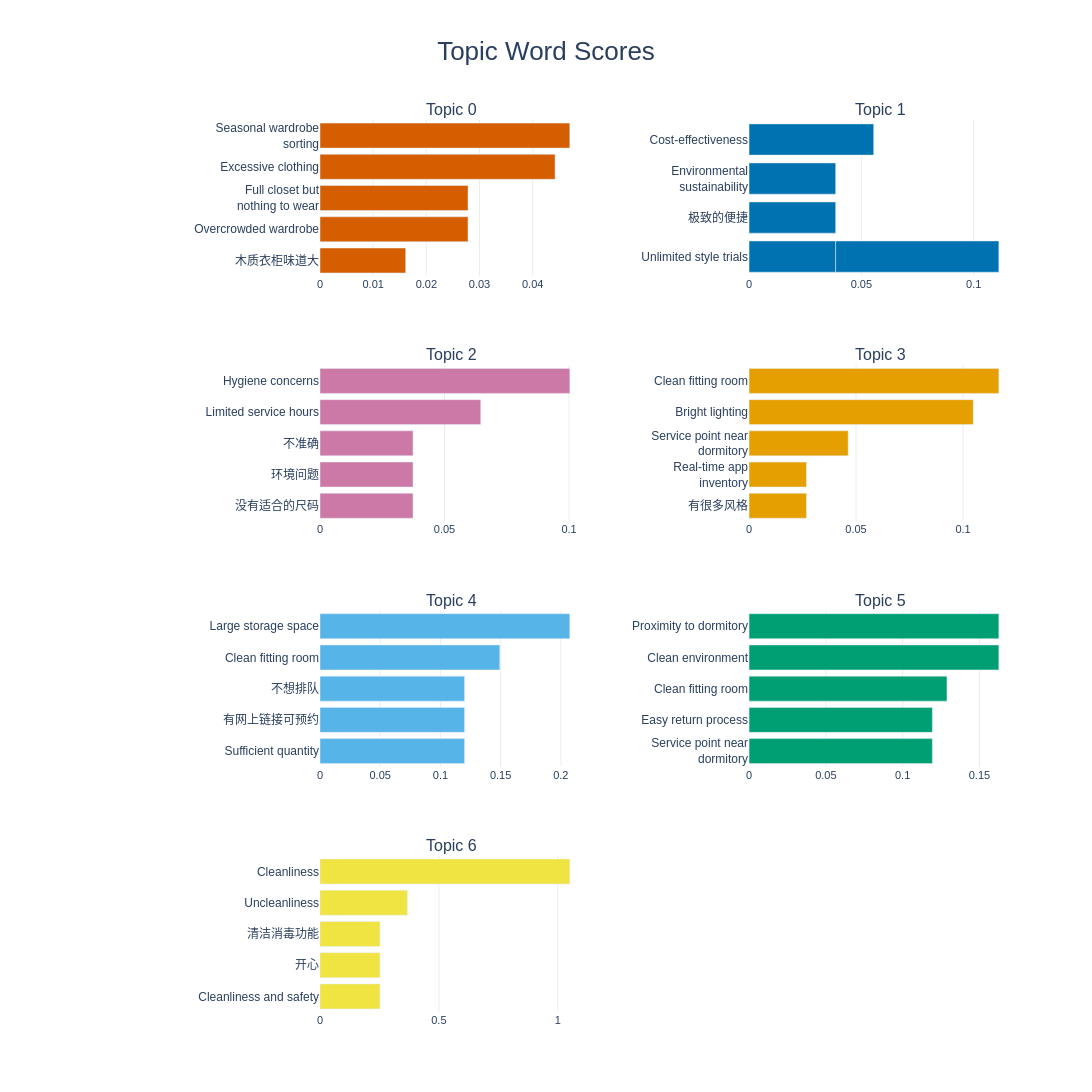

Here is the notebook cell this chart was saved with:
### Markdown cell above
# Visualization

### Code cell
import plotly.graph_objects as go
from plotly.subplots import make_subplots
import math

topic_info = topic_model.get_topic_info()

valid_topic_info = topic_info[topic_info["Topic"] != -1].copy()

topic_ids = valid_topic_info["Topic"].tolist()[:8]

print("Topic IDs used for plotting:", topic_ids)

n_words = 5

cols = 2
rows = math.ceil(len(topic_ids) / cols)

translation_map = {
    "\u6362\u5b63\u65f6\u6574\u7406\u8863\u67dc\u7684\u5d29\u6e83\u77ac\u95f4": "Seasonal wardrobe sorting",
    "\u8863\u670d\u592a\u591a": "Excessive clothing",
    "\u8863\u67dc\u6ee1\u4e86": "Overcrowded wardrobe",
    "\u603b\u89c9\u5f97\u8863\u67dc\u6ee1\u4e86\u4f46\u6ca1\u8863\u670d\u7a7f": "Full closet but nothing to wear",
    "\u8863\u67dc\u592a\u5c0f": "Limited wardrobe space",

    "\u65e0\u9650\u7684\u98ce\u683c\u5c1d\u8bd5": "Unlimited style trials",
    "\u7ecf\u6d4e\u5b9e\u60e0": "Cost-effectiveness",
    "\u5728\u8fd9\u79cd\u72b6\u6001\u4e0b": "Under such conditions",
    "\u65e0\u9650\u98ce\u683c\u5c1d\u8bd5": "Unlimited style trials",
    "\u73af\u4fdd\u4e0d\u6d6a\u8d39": "Environmental sustainability",

    "\u8bd5\u8863\u95f4\u5fc5\u987b\u5e72\u51c0": "Clean fitting room",
    "\u706f\u5149\u660e\u4eae": "Bright lighting",
    "\u670d\u52a1\u7ad9\u7684\u4f4d\u7f6e\u5fc5\u987b\u5728\u5bbf\u820d\u697c\u4e0b": "Service point near dormitory",
    "app\u4e0a\u5e93\u5b58\u5fc5\u987b\u5b9e\u65f6": "Real-time app inventory",
    "\u73af\u5883\u80fd\u591f\u5e72\u51c0\u660e\u4eae": "Clean and bright environment",

    "\u536b\u751f\u95ee\u9898": "Hygiene concerns",
    "\u8425\u4e1a\u65f6\u95f4\u77ed": "Limited service hours",
    "\u6709\u6c61\u6e0d": "Stains",
    "\u8863\u7269\u6e05\u6d17\u65f6\u95f4\u4e0d\u8db3": "Insufficient cleaning time",
    "\u8863\u7269\u5c11\u4e14\u5c3a\u7801\u4e0d\u5408\u9002": "Limited items and sizes",

    "\u5e72\u51c0": "Cleanliness",
    "\u4e0d\u5e72\u51c0": "Uncleanliness",
    "\u4f1a\u4e0d\u4f1a\u4e0d\u5e72\u51c0": "Perceived uncleanliness",
    "\u5e72\u51c0\u4e0e\u5b89\u5168": "Cleanliness and safety",
    "\u5bbf\u820d\u4e0b": "Near dormitories",

    "\u7a7a\u95f4\u5927": "Large storage space",
    "\u8bd5\u8863\u95f4\u5e72\u51c0": "Clean fitting room",
    "\u6709\u5168\u8eab\u955c": "Full-length mirror",
    "\u6570\u91cf\u591a": "Sufficient quantity",
    "\u968f\u5904\u53ef\u89c1": "High accessibility",

    "\u6362\u5b63\u65f6\u8981\u6574\u7406\u8863\u67dc": "Seasonal wardrobe management",
    "\u8863\u670d\u635f\u574f\u548c\u6c61\u6e0d": "Clothing damage and stains",
    "\u8863\u670d\u4e0d\u5c0f\u5fc3\u5f04\u810f": "Accidental clothing stains",
    "\u7a7f\u8863\u670d\u5f88\u9ebb\u70e6": "Dressing inconvenience",
    "\u6d17\u8863\u670d\u592a\u70e6\u4e86": "Laundry burden",

    "\u73af\u5883\u5e72\u51c0": "Clean environment",
    "\u670d\u52a1\u7ad9\u8ddd\u79bb\u5bbf\u820d\u8fd1": "Service point near dormitory",
    "\u5f52\u8fd8\u7b80\u5355": "Easy return process",
    "\u79bb\u5bbf\u820d\u8fd1": "Proximity to dormitory"
}

def translate_label(word):
    return translation_map.get(str(word), str(word))

def wrap_label(text, max_chars=22):
    text = str(text)
    words = text.split()

    if len(words) <= 1:
        return text

    lines = []
    current = ""

    for word in words:
        candidate = (current + " " + word).strip()
        if len(candidate) <= max_chars:
            current = candidate
        else:
            if current:
                lines.append(current)
            current = word

    if current:
        lines.append(current)

    return "<br>".join(lines)

fig = make_subplots(
    rows=rows,
    cols=cols,
    subplot_titles=[f"Topic {i}" for i in topic_ids],
    horizontal_spacing=0.24,
    vertical_spacing=0.10
)

colors = [
    "#D55E00", "#0072B2", "#CC79A7", "#E69F00",
    "#56B4E9", "#009E73", "#F0E442", "#999999"
]

for idx, topic_id in enumerate(topic_ids):
    row = idx // cols + 1
    col = idx % cols + 1

    topic_words = topic_model.get_topic(topic_id)

    if not topic_words:
        print(f"Skipping invalid topic: {topic_id}")
        continue

    topic_words = topic_words[:n_words]

    original_words = [word for word, score in topic_words]
    scores = [score for word, score in topic_words]

    words_en = [
        wrap_label(translate_label(word), max_chars=22)
        for word in original_words
    ]

    fig.add_trace(
        go.Bar(
            x=scores[::-1],
            y=words_en[::-1],
            orientation="h",
            marker=dict(color=colors[idx % len(colors)]),
            showlegend=False,
            customdata=original_words[::-1],
            hovertemplate=(
                "English label: %{y}<br>"
                "Original label: %{customdata}<br>"
                "Score: %{x:.4f}<extra></extra>"
            )
        ),
        row=row,
        col=col
    )

fig.update_layout(
    width=1300,
    height=max(900, rows * 420),
    title=dict(
        text="Topic Word Scores",
        x=0.5,
        xanchor="center",
        font=dict(size=26)
    ),
    font=dict(
        family="Arial",
        size=13
    ),
    margin=dict(
        l=320,
        r=80,
        t=120,
        b=80
    ),
    plot_bgcolor="white",
    paper_bgcolor="white"
)

fig.update_xaxes(
    showgrid=True,
    gridcolor="#EAECEF",
    zeroline=False,
    tickfont=dict(size=11),
    title_text=""
)

fig.update_yaxes(
    automargin=True,
    tickfont=dict(size=12),
    title_text=""
)

fig.update_annotations(
    font=dict(size=16)
)

fig.show()

fig.write_image("topic_word_scores_english.png", scale=3)
fig.write_image("topic_word_scores_english.svg")
fig.write_image("topic_word_scores_english.pdf")

### Figure 1 — Plotly figure (JSON) as saved in the notebook; plotly's stock layout.template omitted (floating-point values rounded to 4 significant figures)
{"data": [{"customdata": ["木质衣柜味道大", "衣柜满了", "总觉得衣柜满了但没衣服穿", "衣服太多", "换季时整理衣柜的崩溃瞬间"], "hovertemplate": "English label: %{y}<br>Original label: %{customdata}<br>Score: %{x:.4f}<extra></extra>", "marker": {"color": "#D55E00"}, "orientation": "h", "showlegend": false, "type": "bar", "x": [0.01611, 0.02784, 0.02784, 0.04421, 0.04698], "xaxis": "x", "y": ["木质衣柜味道大", "Overcrowded wardrobe", "Full closet but<br>nothing to wear", "Excessive clothing", "Seasonal wardrobe<br>sorting"], "yaxis": "y"}, {"customdata": ["无限风格尝试", "极致的便捷", "环保不浪费", "经济实惠", "无限的风格尝试"], "hovertemplate": "English label: %{y}<br>Original label: %{customdata}<br>Score: %{x:.4f}<extra></extra>", "marker": {"color": "#0072B2"}, "orientation": "h", "showlegend": false, "type": "bar", "x": [0.03855, 0.03855, 0.03855, 0.0555, 0.07264], "xaxis": "x2", "y": ["Unlimited style trials", "极致的便捷", "Environmental<br>sustainability", "Cost-effectiveness", "Unlimited style trials"], "yaxis": "y2"}, {"customdata": ["没有适合的尺码", "环境问题", "不准确", "营业时间短", "卫生问题"], "hovertemplate": "English label: %{y}<br>Original label: %{customdata}<br>Score: %{x:.4f}<extra></extra>", "marker": {"color": "#CC79A7"}, "orientation": "h", "showlegend": false, "type": "bar", "x": [0.03736, 0.03736, 0.03736, 0.06454, 0.1003], "xaxis": "x3", "y": ["没有适合的尺码", "环境问题", "不准确", "Limited service hours", "Hygiene concerns"], "yaxis": "y3"}, {"customdata": ["有很多风格", "app上库存必须实时", "服务站的位置必须在宿舍楼下", "灯光明亮", "试衣间必须干净"], "hovertemplate": "English label: %{y}<br>Original label: %{customdata}<br>Score: %{x:.4f}<extra></extra>", "marker": {"color": "#E69F00"}, "orientation": "h", "showlegend": false, "type": "bar", "x": [0.02683, 0.02683, 0.04635, 0.1048, 0.1167], "xaxis": "x4", "y": ["有很多风格", "Real-time app<br>inventory", "Service point near<br>dormitory", "Bright lighting", "Clean fitting room"], "yaxis": "y4"}, {"customdata": ["数量多", "有网上链接可预约", "不想排队", "试衣间干净", "空间大"], "hovertemplate": "English label: %{y}<br>Original label: %{customdata}<br>Score: %{x:.4f}<extra></extra>", "marker": {"color": "#56B4E9"}, "orientation": "h", "showlegend": false, "type": "bar", "x": [0.1201, 0.1201, 0.1201, 0.1493, 0.2075], "xaxis": "x5", "y": ["Sufficient quantity", "有网上链接可预约", "不想排队", "Clean fitting room", "Large storage space"], "yaxis": "y5"}, {"customdata": ["服务站距离宿舍近", "归还简单", "试衣间干净", "环境干净", "离宿舍近"], "hovertemplate": "English label: %{y}<br>Original label: %{customdata}<br>Score: %{x:.4f}<extra></extra>", "marker": {"color": "#009E73"}, "orientation": "h", "showlegend": false, "type": "bar", "x": [0.1194, 0.1194, 0.1289, 0.1626, 0.1626], "xaxis": "x6", "y": ["Service point near<br>dormitory", "Easy return process", "Clean fitting room", "Clean environment", "Proximity to dormitory"], "yaxis": "y6"}, {"customdata": ["干净与安全", "开心", "清洁消毒功能", "不干净", "干净"], "hovertemplate": "English label: %{y}<br>Original label: %{customdata}<br>Score: %{x:.4f}<extra></extra>", "marker": {"color": "#F0E442"}, "orientation": "h", "showlegend": false, "type": "bar", "x": [0.2522, 0.2522, 0.2522, 0.3676, 1.051], "xaxis": "x7", "y": ["Cleanliness and safety", "开心", "清洁消毒功能", "Uncleanliness", "Cleanliness"], "yaxis": "y7"}], "layout": {"annotations": [{"font": {"size": 16}, "showarrow": false, "text": "Topic 0", "x": 0.19, "xanchor": "center", "xref": "paper", "y": 1, "yanchor": "bottom", "yref": "paper"}, {"font": {"size": 16}, "showarrow": false, "text": "Topic 1", "x": 0.81, "xanchor": "center", "xref": "paper", "y": 1, "yanchor": "bottom", "yref": "paper"}, {"font": {"size": 16}, "showarrow": false, "text": "Topic 2", "x": 0.19, "xanchor": "center", "xref": "paper", "y": 0.725, "yanchor": "bottom", "yref": "paper"}, {"font": {"size": 16}, "showarrow": false, "text": "Topic 3", "x": 0.81, "xanchor": "center", "xref": "paper", "y": 0.725, "yanchor": "bottom", "yref": "paper"}, {"font": {"size": 16}, "showarrow": false, "text": "Topic 4", "x": 0.19, "xanchor": "center", "xref": "paper", "y": 0.45, "yanchor": "bottom", "yref": "paper"}, {"font": {"size": 16}, "showarrow": false, "text": "Topic 5", "x": 0.81, "xanchor": "center", "xref": "paper", "y": 0.45, "yanchor": "bottom", "yref": "paper"}, {"font": {"size": 16}, "showarrow": false, "text": "Topic 6", "x": 0.19, "xanchor": "center", "xref": "paper", "y": 0.175, "yanchor": "bottom", "yref": "paper"}], "font": {"family": "Arial", "size": 13}, "height": 1680, "margin": {"b": 80, "l": 320, "r": 80, "t": 120}, "paper_bgcolor": "white", "plot_bgcolor": "white", "title": {"font": {"size": 26}, "text": "Topic Word Scores", "x": 0.5, "xanchor": "center"}, "width": 1300, "xaxis": {"anchor": "y", "domain": [0, 0.38], "gridcolor": "#EAECEF", "showgrid": true, "tickfont": {"size": 11}, "title": {"text": ""}, "zeroline": false}, "xaxis2": {"anchor": "y2", "domain": [0.62, 1], "gridcolor": "#EAECEF", "showgrid": true, "tickfont": {"size": 11}, "title": {"text": ""}, "zeroline": false}, "xaxis3": {"anchor": "y3", "domain": [0, 0.38], "gridcolor": "#EAECEF", "showgrid": true, "tickfont": {"size": 11}, "title": {"text": ""}, "zeroline": false}, "xaxis4": {"anchor": "y4", "domain": [0.62, 1], "gridcolor": "#EAECEF", "showgrid": true, "tickfont": {"size": 11}, "title": {"text": ""}, "zeroline": false}, "xaxis5": {"anchor": "y5", "domain": [0, 0.38], "gridcolor": "#EAECEF", "showgrid": true, "tickfont": {"size": 11}, "title": {"text": ""}, "zeroline": false}, "xaxis6": {"anchor": "y6", "domain": [0.62, 1], "gridcolor": "#EAECEF", "showgrid": true, "tickfont": {"size": 11}, "title": {"text": ""}, "zeroline": false}, "xaxis7": {"anchor": "y7", "domain": [0, 0.38], "gridcolor": "#EAECEF", "showgrid": true, "tickfont": {"size": 11}, "title": {"text": ""}, "zeroline": false}, "xaxis8": {"anchor": "y8", "domain": [0.62, 1], "gridcolor": "#EAECEF", "showgrid": true, "tickfont": {"size": 11}, "title": {"text": ""}, "zeroline": false}, "yaxis": {"anchor": "x", "automargin": true, "domain": [0.825, 1], "tickfont": {"size": 12}, "title": {"text": ""}}, "yaxis2": {"anchor": "x2", "automargin": true, "domain": [0.825, 1], "tickfont": {"size": 12}, "title": {"text": ""}}, "yaxis3": {"anchor": "x3", "automargin": true, "domain": [0.55, 0.725], "tickfont": {"size": 12}, "title": {"text": ""}}, "yaxis4": {"anchor": "x4", "automargin": true, "domain": [0.55, 0.725], "tickfont": {"size": 12}, "title": {"text": ""}}, "yaxis5": {"anchor": "x5", "automargin": true, "domain": [0.275, 0.45], "tickfont": {"size": 12}, "title": {"text": ""}}, "yaxis6": {"anchor": "x6", "automargin": true, "domain": [0.275, 0.45], "tickfont": {"size": 12}, "title": {"text": ""}}, "yaxis7": {"anchor": "x7", "automargin": true, "domain": [0, 0.175], "tickfont": {"size": 12}, "title": {"text": ""}}, "yaxis8": {"anchor": "x8", "automargin": true, "domain": [0, 0.175], "tickfont": {"size": 12}, "title": {"text": ""}}}}
